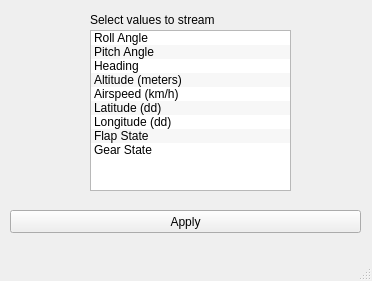
<?xml version="1.0" encoding="UTF-8"?>
<ui version="4.0">
 <class>usbFieldManager</class>
 <widget class="QMainWindow" name="usbFieldManager">
  <property name="geometry">
   <rect>
    <x>0</x>
    <y>0</y>
    <width>372</width>
    <height>281</height>
   </rect>
  </property>
  <property name="windowTitle">
   <string>USB Field Manager</string>
  </property>
  <widget class="QWidget" name="centralwidget">
   <widget class="QListWidget" name="usb_fields">
    <property name="geometry">
     <rect>
      <x>90</x>
      <y>30</y>
      <width>201</width>
      <height>161</height>
     </rect>
    </property>
    <property name="alternatingRowColors">
     <bool>true</bool>
    </property>
    <property name="selectionMode">
     <enum>QAbstractItemView::MultiSelection</enum>
    </property>
    <property name="sortingEnabled">
     <bool>false</bool>
    </property>
    <item>
     <property name="text">
      <string>Roll Angle</string>
     </property>
    </item>
    <item>
     <property name="text">
      <string>Pitch Angle</string>
     </property>
    </item>
    <item>
     <property name="text">
      <string>Heading</string>
     </property>
    </item>
    <item>
     <property name="text">
      <string>Altitude (meters)</string>
     </property>
    </item>
    <item>
     <property name="text">
      <string>Airspeed (km/h)</string>
     </property>
    </item>
    <item>
     <property name="text">
      <string>Latitude (dd)</string>
     </property>
    </item>
    <item>
     <property name="text">
      <string>Longitude (dd)</string>
     </property>
    </item>
    <item>
     <property name="text">
      <string>Flap State</string>
     </property>
    </item>
    <item>
     <property name="text">
      <string>Gear State</string>
     </property>
    </item>
   </widget>
   <widget class="QLabel" name="label_7">
    <property name="geometry">
     <rect>
      <x>90</x>
      <y>10</y>
      <width>201</width>
      <height>20</height>
     </rect>
    </property>
    <property name="text">
     <string>Select values to stream</string>
    </property>
   </widget>
   <widget class="QPushButton" name="apply">
    <property name="geometry">
     <rect>
      <x>10</x>
      <y>210</y>
      <width>351</width>
      <height>23</height>
     </rect>
    </property>
    <property name="text">
     <string>Apply</string>
    </property>
   </widget>
  </widget>
  <widget class="QMenuBar" name="menubar">
   <property name="geometry">
    <rect>
     <x>0</x>
     <y>0</y>
     <width>372</width>
     <height>21</height>
    </rect>
   </property>
  </widget>
  <widget class="QStatusBar" name="statusbar"/>
 </widget>
 <resources/>
 <connections/>
</ui>
